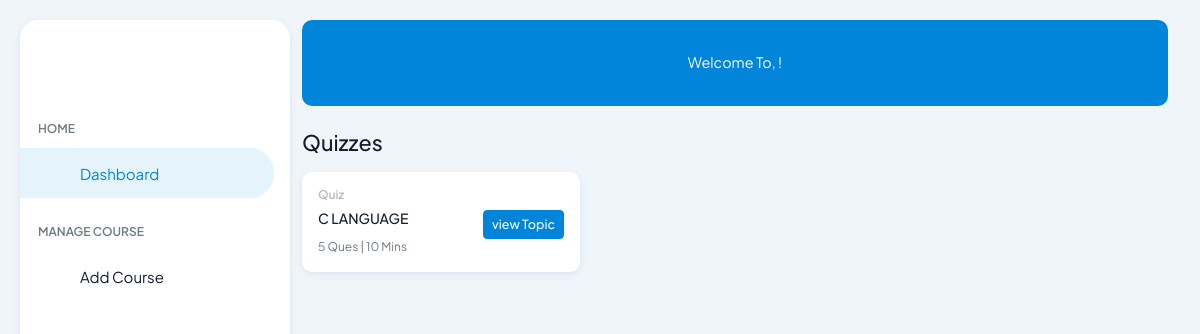
Screenshot of /dashboard.php (signed in) with the database file from the repository.
### tables this page shows
CREATE TABLE `course_tbl` (
  `c_id` int(11) NOT NULL,
  `course_name` text NOT NULL,
  `course_status` int(11) NOT NULL DEFAULT 1
);

### dashboard.php (the view, shortened to what this page needs)
<?php include_once 'header.php';
$stu_id = $_SESSION['login_id'];
$user_data = mysqli_query($con,"select * from user_tbl where id=$stu_id");
$row_user = mysqli_fetch_assoc($user_data);
$exam_id = $row_user['exam_id'];
$course_data = mysqli_query($con,"select * from course_tbl where c_id in ($exam_id)");
?>
        <div>
          <h4 class="mb-3">Quizzes</h4>
          <div class="row g-3 ">
          <?php while($row = mysqli_fetch_assoc($course_data)) { $c_id=$row['c_id'];?>
            <?php
              $total_question_query=mysqli_query($con,"SELECT count(course_id) as total_question FROM `question` where course_id=$c_id;");
              $q_row = mysqli_fetch_assoc($total_question_query);?>
            <div class="col-lg-4">
              <div class="col-lg-12 col-sm-6">
                <div class="card overflow-hidden rounded-3">
                  <div class="card-body p-3">
                    <h5 class="card-title fs-2 mb-2 text-secondary opacity-50 fw-semibold">Quiz</h5>
                    <div class="d-flex align-items-start justify-content-between">
                      <div class="col-8">
                        <h5 class="fs-3"><?php echo strtoupper($row['course_name']); ?></h5>
                        <span class="fs-2"><?php echo $q_row['total_question']; ?> Ques | <?php echo $q_row['total_question']*2; ?> Mins</span>
                      </div>
                      <div class="col-4 text-end">
                      <a href="topics.php?c_id=<?php echo $row['c_id']; ?>" class="btn btn-sm btn-primary rounded-2">view Topic</a>
                      </div>
                    </div>
                  </div>
                </div>
              </div>
            </div>
          <?php } ?>
          </div>
        </div>
      </div>
    </div>
  </div>
</body>
</html>

### rows the page displays
course_tbl: course_name "C LANGUAGE", total_question "5", total_question "10"
